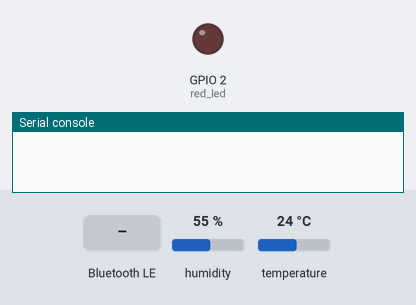
The program below on a simulated ESP32 board running MicroPython. On the bench: output pins drawn as LEDs (lit = HIGH), the last lines printed to the serial console. The inputs (shaded band) are chosen by the test bench; at power-on: humidity 55 %, temperature 24 °C. Nothing arrives over Bluetooth unless stated.

Above: at 1.25 s.
1.3 s: "red_led" written over Bluetooth
At 1.8 s:
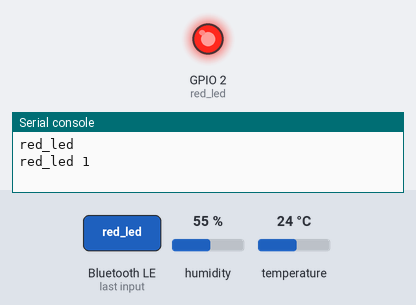
2.8 s: "read_temp" written over Bluetooth
4.3 s: "read_hum" written over Bluetooth
Timing chart, 0 to 7.3 s (numbered marks = the images above; inputs shaded):
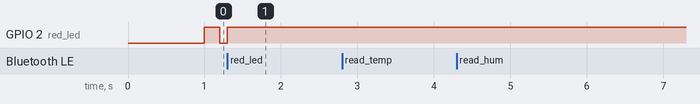

The program:

ble.py
```python
from machine import Pin, Timer, SoftI2C
from time import sleep_ms
import ubluetooth
from dht import DHT11
sensor=DHT11(Pin(4))
#sensor.measure()
class BLE():
    def __init__(self, name):
        self.name = name
        self.ble = ubluetooth.BLE()
        self.ble.active(True)

        self.led = Pin(2, Pin.OUT)
        self.timer1 = Timer(0)
        self.timer2 = Timer(1)

        self.disconnected()
        self.ble.irq(self.ble_irq)
        self.register()
        self.advertiser()

    def connected(self):
        self.timer1.deinit()
        self.timer2.deinit()
        self.led(0)

    def disconnected(self):
        self.timer1.init(period=1000, mode=Timer.PERIODIC, callback=lambda t: self.led(1))
        sleep_ms(200)
        self.timer2.init(period=1000, mode=Timer.PERIODIC, callback=lambda t: self.led(0))

    def ble_irq(self, event, data):
        if event == 1:
            '''Central disconnected'''
            self.connected()
            self.led(0)

        elif event == 2:
            '''Central disconnected'''
            self.advertiser()
            self.disconnected()

        elif event == 3:
            '''New message received'''
            buffer = self.ble.gatts_read(self.rx)
            message = buffer.decode('UTF-8').strip()
            print(message)
            if message == 'red_led':
                red_led.value(not red_led.value())
                print('red_led', red_led.value())
                ble.send('red_led' + str(red_led.value()))
            if message == 'read_temp':
              try:
                sensor.measure()   # Poll sensor
                t, h = sensor.temperature(), sensor.humidity()
                if all(isinstance(i, int) for i in [t, h]):   # Confirm values
                  data = '{0:.1f}&deg;C {1:.1f}%'.format(t, h)
                else:
                  data = 'Invalid reading.'
              except:
                data = 'Attempting to read sensor...'
              ble.send(data)
            if message == 'read_hum':
                print("h")
                ble.send("humidity")
            if message == 'ip':
            	import network
            	sta_if = network.WLAN(network.STA_IF)
            	sta_if.active(True)
            	print('network config:', sta_if.ifconfig())
            	ip=list(sta_if.ifconfig())
            	ble.send(ip[0])
            else:
            	ble.send(message)

    def register(self):
        # Nordic UART Service (NUS)
        NUS_UUID = '6E400001-B5A3-F393-E0A9-E50E24DCCA9E'
        RX_UUID = '6E400002-B5A3-F393-E0A9-E50E24DCCA9E'
        TX_UUID = '6E400003-B5A3-F393-E0A9-E50E24DCCA9E'

        BLE_NUS = ubluetooth.UUID(NUS_UUID)
        BLE_RX = (ubluetooth.UUID(RX_UUID), ubluetooth.FLAG_WRITE)
        BLE_TX = (ubluetooth.UUID(TX_UUID), ubluetooth.FLAG_NOTIFY)

        BLE_UART = (BLE_NUS, (BLE_TX, BLE_RX,))
        SERVICES = (BLE_UART, )
        ((self.tx, self.rx,), ) = self.ble.gatts_register_services(SERVICES)

    def send(self, data):
        self.ble.gatts_notify(0, self.tx, data + '\n')

    def advertiser(self):
        name = bytes(self.name, 'UTF-8')
        self.ble.gap_advertise(100, bytearray('\x02\x01\x02') + bytearray((len(name) + 1, 0x09)) + name)

# test
#i2c = SoftI2C(scl=Pin(22), sda=Pin(21))
red_led = Pin(2, Pin.OUT)
ble = BLE("ESP32")
```
